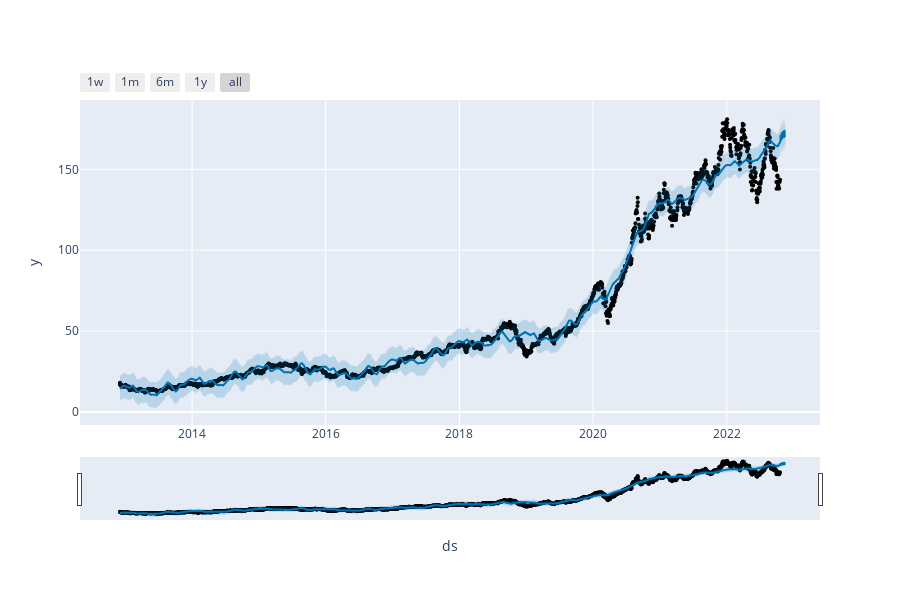

The code cell stored with this chart in its notebook:
### Code cell
plot_plotly(model_p, pred_p)

### Figure 1 — Plotly figure (JSON) as saved in the notebook; plotly's stock layout.template omitted (floating-point values rounded to 4 significant figures; data arrays with more than 128 entries replaced by an {"elided": "..."} marker saying what was removed)
{"data": [{"marker": {"color": "black", "size": 4}, "mode": "markers", "name": "Actual", "type": "scatter", "x": {"elided": "2488 str values"}, "y": {"elided": "2488 float values"}}, {"hoverinfo": "skip", "line": {"width": 0}, "mode": "lines", "type": "scatter", "x": {"elided": "2518 str values"}, "y": {"elided": "2518 float values"}}, {"fill": "tonexty", "fillcolor": "rgba(0, 114, 178, 0.2)", "line": {"color": "#0072B2", "width": 2}, "mode": "lines", "name": "Predicted", "type": "scatter", "x": {"elided": "2518 str values"}, "y": {"elided": "2518 float values"}}, {"fill": "tonexty", "fillcolor": "rgba(0, 114, 178, 0.2)", "hoverinfo": "skip", "line": {"width": 0}, "mode": "lines", "type": "scatter", "x": {"elided": "2518 str values"}, "y": {"elided": "2518 float values"}}], "layout": {"height": 600, "showlegend": false, "width": 900, "xaxis": {"rangeselector": {"buttons": [{"count": 7, "label": "1w", "step": "day", "stepmode": "backward"}, {"count": 1, "label": "1m", "step": "month", "stepmode": "backward"}, {"count": 6, "label": "6m", "step": "month", "stepmode": "backward"}, {"count": 1, "label": "1y", "step": "year", "stepmode": "backward"}, {"step": "all"}]}, "rangeslider": {"visible": true}, "title": {"text": "ds"}, "type": "date"}, "yaxis": {"title": {"text": "y"}}}}
